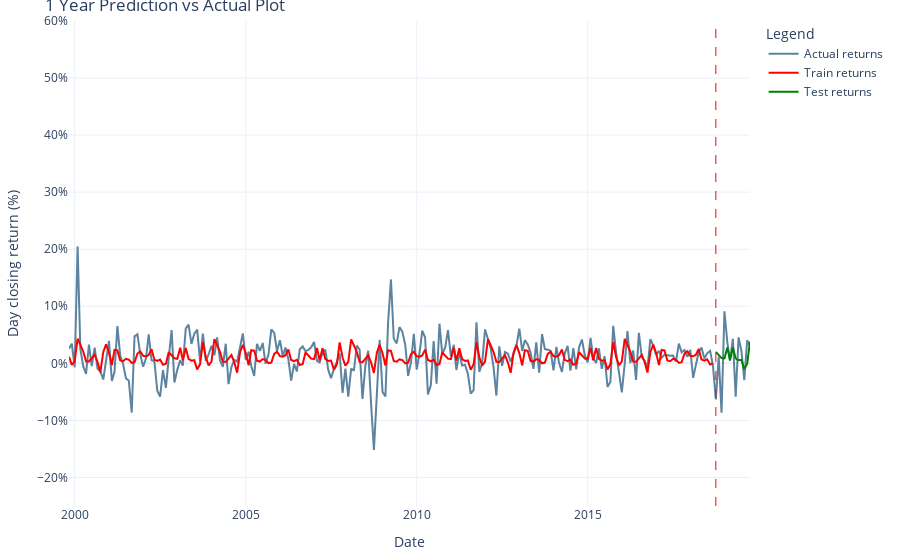

The cell this chart's notebook holds for it:
### Markdown cell above
### 12 months Actual vs Prediction

### Code cell
importlib.reload(prophet_utils)
importlib.reload(plots)

forecasts_12m = prophet_utils.train_predict(dataframe=df_train, months=12)
#
plots.plot_lines_actual_vs_predicted(df_pct=df_train, forecasts=forecasts_12m, months=12)

### Figure 1 — Plotly figure (JSON) as saved in the notebook; plotly's stock layout.template omitted (floating-point values rounded to 4 significant figures; data arrays with more than 128 entries replaced by an {"elided": "..."} marker saying what was removed)
{"data": [{"line": {"color": "#5c839f", "width": 2}, "mode": "lines", "name": "Actual returns", "x": {"elided": "240 str values"}, "y": {"elided": "240 float values"}, "type": "scatter"}, {"line": {"color": "red", "width": 2}, "mode": "lines", "name": "Train returns", "x": {"elided": "227 str values"}, "y": {"elided": "227 float values"}, "type": "scatter"}, {"line": {"color": "green", "width": 2}, "mode": "lines", "name": "Test returns", "x": ["2018-10-01", "2018-11-01", "2018-12-01", "2019-01-01", "2019-02-01", "2019-03-01", "2019-04-01", "2019-05-01", "2019-06-01", "2019-07-01", "2019-08-01", "2019-09-01", "2019-10-01"], "y": [0.02012, 0.01466, 0.00928, 0.008561, 0.02792, 0.005967, 0.02763, 0.008597, 0.005442, 0.006202, -0.01011, -0.0004892, 0.03813, -0.005569, -0.05093, -0.0107, 0.1052, -0.003003, 0.03026, 0.01034, 0.006189, 0.005161, -0.01824, -0.0006038, 0.05604], "type": "scatter"}], "layout": {"shapes": [{"line": {"color": "red", "dash": "dash", "width": 1}, "type": "line", "x0": "2018-10-01", "x1": "2018-10-01", "xref": "x", "y0": 0, "y1": 1, "yref": "y domain"}], "margin": {"l": 20, "r": 20, "t": 20, "b": 20}, "yaxis": {"title": {"text": "Day closing return (%)"}, "tickformat": ".0%", "range": [-0.25, 0.6]}, "title": {"text": "1 Year Prediction vs Actual Plot"}, "xaxis": {"title": {"text": "Date"}}, "legend": {"title": {"text": "Legend"}}}}
